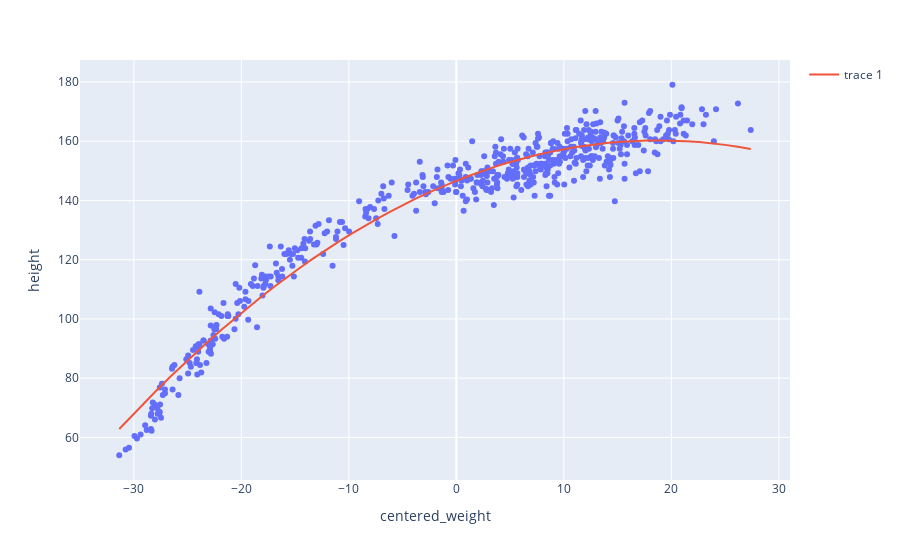

Notebook code cell kept with this figure:
### Code cell
# Computing posterior samples
# Plot the average results
centered_weight_range = np.linspace(
  start=howell["centered_weight"].min(),
  stop=howell["centered_weight"].max(),
)
weight_range = np.linspace(
  start=howell["weight"].min(),
  stop=howell["weight"].max(),
)
fig = px.scatter(data_frame=howell, x="centered_weight", y="height")

quadratic_model = go.Scatter(
  x=centered_weight_range,
  y=a + centered_weight_range * b + centered_weight_range**2 * c,
)

fig.add_trace(quadratic_model)
fig

### Figure 1 — Plotly figure (JSON) as saved in the notebook; plotly's stock layout.template omitted (floating-point values rounded to 4 significant figures; data arrays with more than 128 entries replaced by an {"elided": "..."} marker saying what was removed)
{"data": [{"hovertemplate": "centered_weight=%{x}<br>height=%{y}<extra></extra>", "legendgroup": "", "marker": {"color": "#636efa", "symbol": "circle"}, "mode": "markers", "name": "", "orientation": "v", "showlegend": false, "type": "scatter", "x": {"elided": "544 float values"}, "xaxis": "x", "y": {"elided": "544 float values"}, "yaxis": "y"}, {"type": "scatter", "x": [-31.36, -30.16, -28.96, -27.76, -26.56, -25.36, -24.17, -22.97, -21.77, -20.57, -19.37, -18.17, -16.97, -15.77, -14.58, -13.38, -12.18, -10.98, -9.78, -8.581, -7.383, -6.184, -4.985, -3.786, -2.588, -1.389, -0.1899, 1.009, 2.208, 3.406, 4.605, 5.804, 7.003, 8.202, 9.4, 10.6, 11.8, 13.0, 14.2, 15.39, 16.59, 17.79, 18.99, 20.19, 21.39, 22.59, 23.79, 24.98, 26.18, 27.38], "y": [62.86, 67.46, 71.96, 76.34, 80.62, 84.78, 88.83, 92.77, 96.59, 100.3, 103.9, 107.4, 110.8, 114.0, 117.2, 120.3, 123.2, 126.0, 128.7, 131.3, 133.8, 136.2, 138.4, 140.6, 142.6, 144.6, 146.4, 148.1, 149.7, 151.2, 152.5, 153.8, 154.9, 156.0, 156.9, 157.7, 158.4, 159.0, 159.5, 159.9, 160.1, 160.3, 160.3, 160.2, 160.0, 159.7, 159.3, 158.8, 158.1, 157.4]}], "layout": {"legend": {"tracegroupgap": 0}, "margin": {"t": 60}, "xaxis": {"anchor": "y", "domain": [0, 1], "title": {"text": "centered_weight"}}, "yaxis": {"anchor": "x", "domain": [0, 1], "title": {"text": "height"}}}}
